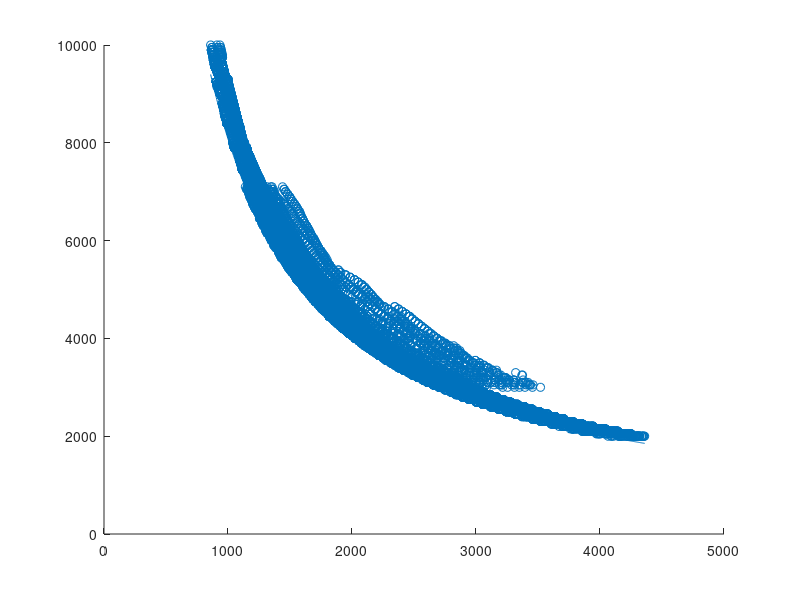

Write the MATLAB code that produced this figure. (Note: this script raises an error after producing the figure.)
load("h1+h2deltaf2.mat");
h=A(:,1);
t=A(:,2);
x=[860:5:4360]; %chosen based on range of data for H1+H2 in delta F1

y=8.0818e+06./(x); % PFR>1/(H1+H2)

scatter(h,t)
hold on
p= plot(x,y)
p(1).LineWidth = 2; %change linewidth to obtain different thickness of line
hold off